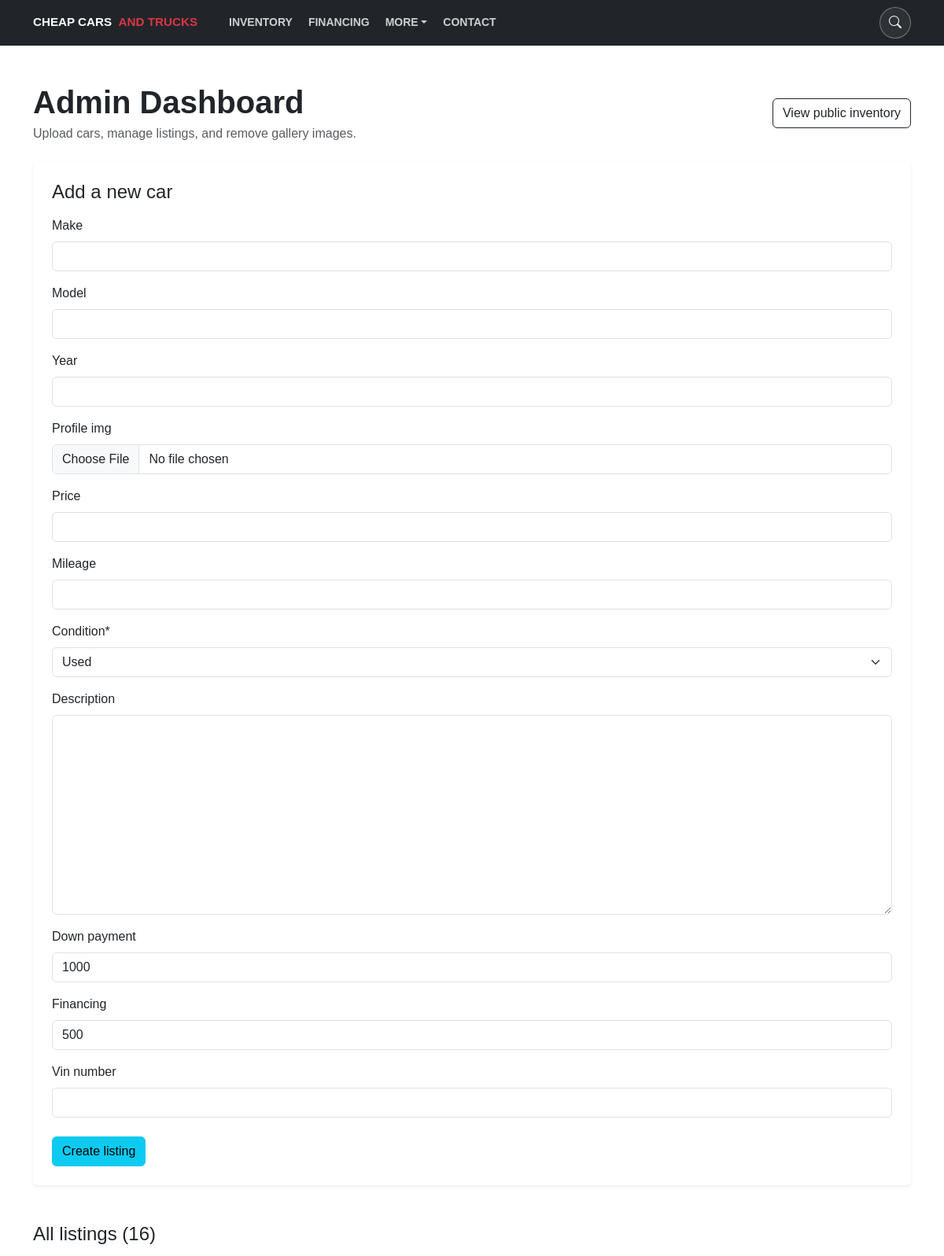
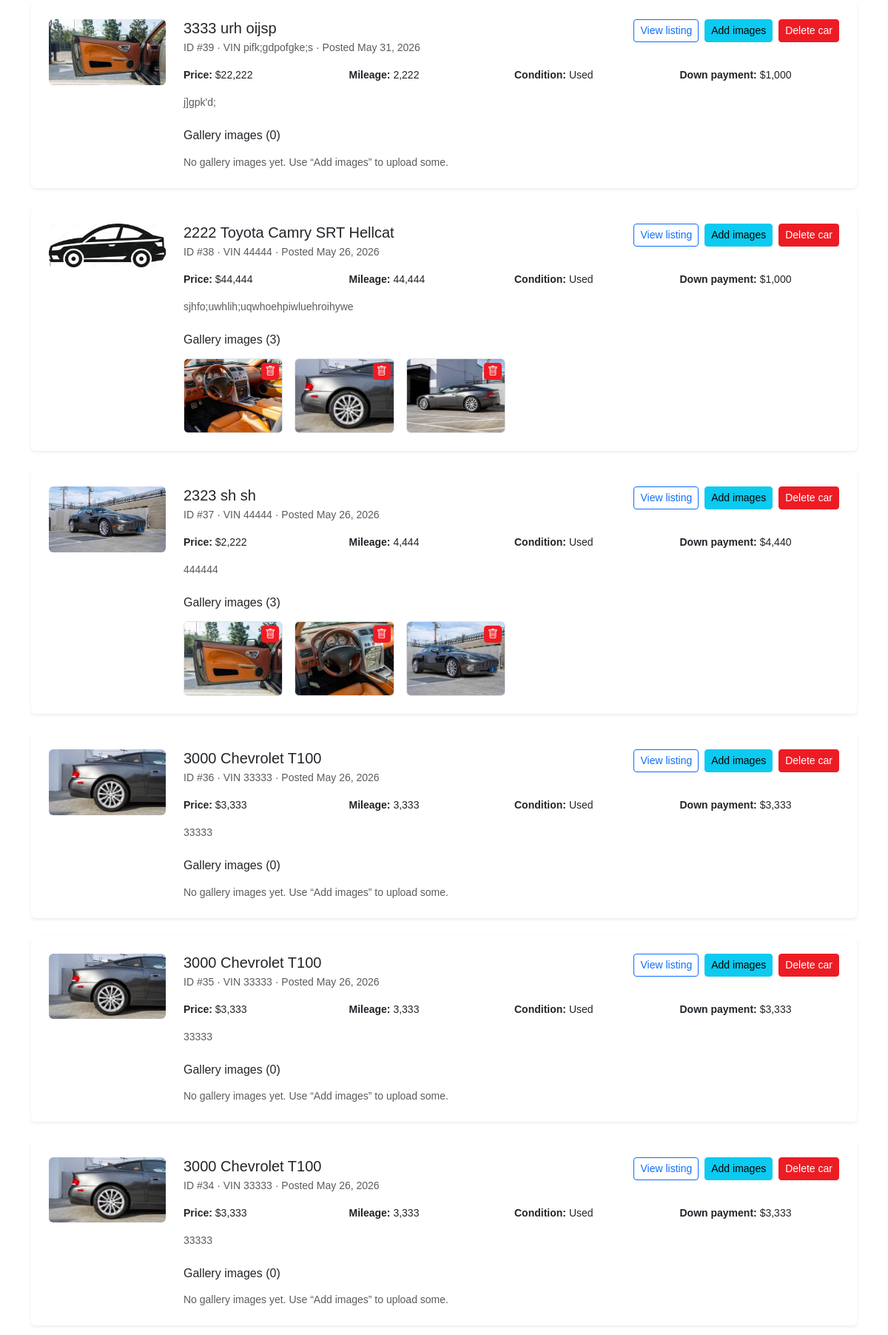
The page /upload-cars (signed in, upper part) on the database its author committed (2 pictures, top to bottom).
### main/models.py (models this page shows, shortened)
class Car(models.Model):
    class ConditionChoices(models.TextChoices):
        USED = "Used", "Used"
        NEW = "New", "New"
    make = models.CharField(max_length=60, blank=True)
    model = models.CharField(max_length=60, blank=True)
    year = models.PositiveIntegerField(null=True, blank=True)
    profile_img = models.ImageField(upload_to="car_pics", null=True, blank=True)
    price = models.DecimalField(max_digits=12, decimal_places=0, null=True, blank=True)
    mileage = models.PositiveIntegerField(null=True, blank=True)
    condition = models.CharField(max_length=5, choices=ConditionChoices, default=ConditionChoices.USED)
    description = models.TextField(blank=True)
    created_at = models.DateTimeField(auto_now_add=True)
    updated_at = models.DateTimeField(auto_now=True)
    down_payment = models.PositiveIntegerField(null=True, blank=True, default=1000)
    financing = models.PositiveIntegerField(null=True, blank=True, default=500)
    vin_number = models.CharField(max_length=100, blank=True)
    class Meta:
        ordering = ["-created_at"]
        indexes = [
            models.Index(fields=["-created_at"], name="car_created_at_idx"),
            models.Index(fields=["make", "model"], name="car_make_model_idx"),
            models.Index(fields=["vin_number"], name="car_vin_number_idx"),
            models.Index(fields=["condition"], name="car_condition_idx"),
        ]

class CarImage(models.Model):
    car = models.ForeignKey(Car, on_delete=models.CASCADE, related_name="images")
    image = models.ImageField(upload_to="car_details_pics")
    sort_order = models.PositiveSmallIntegerField(default=0)
    uploaded_at = models.DateTimeField(auto_now_add=True)
    class Meta:
        ordering = ["sort_order", "id"]
        constraints = [
            models.UniqueConstraint(fields=["car", "sort_order"], name="uniq_car_sort_order")
        ]

### main/views.py (the view, shortened to what this page needs)
# urls.py: path("upload-cars", views.upload_car_form, name="upload_cars"),
@staff_member_required
def upload_car_form(request):
    return render(request, "main/post-cars.html", _admin_dashboard_context())

### main/forms.py
class CarForm(forms.ModelForm):
    class Meta:
        model = models.Car
        fields = ['make', 'model', 'year', 'profile_img', 'price','mileage','condition','description', 'down_payment','financing', 'vin_number']

### main/views.py (called while the page is built)
def _admin_dashboard_context(form=None):
    return {
        "form": form or CarForm(),
        "cars": Car.objects.prefetch_related("images").all(),
    }

### main/templates/main/post-cars.html (shortened to what this page needs)
{% extends 'main/home.html' %}
{% load static %}
{% load crispy_forms_tags %}
{% load l10n %}
{% block body %}
<section class="section light-background py-5">
    <div class="container">
        <div class="d-flex flex-wrap justify-content-between align-items-center gap-3 mb-4">
            <div>
                <h1 class="text-dark mb-1"><strong>Admin Dashboard</strong></h1>
                <p class="text-muted mb-0">Upload cars, manage listings, and remove gallery images.</p>
            </div>
            <a href="{% url 'inventory' %}" class="btn btn-outline-dark">View public inventory</a>
        </div>
        <div class="card shadow-sm border-0 mb-5">
            <div class="card-body p-4">
                <h2 class="h4 text-dark mb-3">Add a new car</h2>
                <form method="post" enctype="multipart/form-data">
                    {{ form|crispy }}
                    <button type="submit" class="btn btn-info mt-2">Create listing</button>
                </form>
            </div>
        </div>
        <h2 class="h4 text-dark mb-3">All listings ({{ cars|length }})</h2>
        {% if cars %}
        <div class="row g-4">
            {% for car in cars %}
            <div class="col-12">
                <div class="card shadow-sm border-0 h-100">
                    <div class="card-body p-4">
                        <div class="row g-4">
                            <div class="col-md-3 col-lg-2">
                                {% if car.profile_img %}
                                <img src="{{ car.profile_img.url }}" class="img-fluid rounded" alt="{{ car.year|unlocalize }} {{ car.make }} {{ car.model }}">
                                {% else %}
                                <img src="{% static 'assets/img/default_profile.jpg' %}" class="img-fluid rounded" alt="No profile image">
                                {% endif %}
                            </div>
                            <div class="col-md-9 col-lg-10">
                                <div class="d-flex flex-wrap justify-content-between align-items-start gap-2 mb-3">
                                    <div>
                                        <h3 class="h5 mb-1">{{ car.year|unlocalize }} {{ car.make }} {{ car.model }}</h3>
                                        <p class="text-muted small mb-0">
                                            ID #{{ car.pk }}
                                            {% if car.vin_number %} · VIN {{ car.vin_number }}{% endif %}
                                            · Posted {{ car.created_at|date:"M j, Y" }}
                                        </p>
                                    </div>
                                    <div class="d-flex flex-wrap gap-2">
                                        <a href="{% url 'car_details' car.pk %}" class="btn btn-sm btn-outline-primary" target="_blank" rel="noopener">View listing</a>
                                        <a href="{% url 'upload_cars_images' car.pk %}" class="btn btn-sm btn-info">Add images</a>
                                        <form method="post" action="{% url 'delete_car' car.pk %}" class="d-inline" onsubmit="return confirm('Delete this car and all of its images?');">
                                            <button type="submit" class="btn btn-sm btn-danger">Delete car</button>
                                        </form>
                                    </div>
                                </div>
                                <div class="row g-2 small text-dark">
                                    <div class="col-sm-6 col-lg-3"><strong>Price:</strong> ${{ car.price }}</div>
                                    <div class="col-sm-6 col-lg-3"><strong>Mileage:</strong> {{ car.mileage }}</div>
                                    <div class="col-sm-6 col-lg-3"><strong>Condition:</strong> {{ car.condition }}</div>
                                    <div class="col-sm-6 col-lg-3"><strong>Down payment:</strong> ${{ car.down_payment }}</div>
                                </div>
                                {% if car.description %}
                                <p class="mt-3 mb-0 small text-muted">{{ car.description|truncatewords:40 }}</p>
                                {% endif %}
                                <div class="mt-4">
                                    <h4 class="h6 text-dark mb-3">Gallery images ({{ car.images.count }})</h4>
                                    {% if car.images.all %}
                                    <div class="row g-3">
                                        {% for image in car.images.all %}
                                        <div class="col-6 col-sm-4 col-md-3 col-lg-2">
                                            <div class="position-relative border rounded overflow-hidden bg-white">
                                                <img src="{{ image.image.url }}" class="img-fluid w-100" style="aspect-ratio: 4/3; object-fit: cover;" alt="Gallery image {{ forloop.counter }}">
                                                <form method="post" action="{% url 'delete_car_image' image.pk %}" class="position-absolute top-0 end-0 m-1" onsubmit="return confirm('Delete this image?');">
                                                    <button type="submit" class="btn btn-danger btn-sm py-0 px-1" title="Delete image" aria-label="Delete image">
                                                        <i class="bi bi-trash"></i>
                                                    </button>
                                                </form>
                                            </div>
                                        </div>
                                        {% endfor %}
                                    </div>
                                    {% else %}
                                    <p class="text-muted small mb-0">No gallery images yet. Use “Add images” to upload some.</p>
                                    {% endif %}
                                </div>
                            </div>
                        </div>
                    </div>
                </div>
            </div>
            {% endfor %}
        </div>
        {% else %}
        <div class="alert alert-secondary">No cars posted yet. Use the form above to add your first listing.</div>
        {% endif %}
    </div>
</section>
{% endblock %}

### main/templates/main/base.html (style rules this page uses)
:root { --brand-red: #ed1c24; --brand-red-dark: #c9151c; --dark-bg: #0d0d0d; --soft-anim: 0.55s ease; }
html { scroll-behavior: smooth; }
body { opacity: 1; animation: pageFadeIn 0.7s ease both; }

### main/templates/main/home.html (style rules this page uses)
body { font-family: Arial, sans-serif; color: #111; background: #fff; }
.btn-danger { background: #ed1c24; border-color: #ed1c24; }

### rows shown on the page
Car: profile_img (picture), year "3333", make "urh", model "oijsp", pk "39", vin_number "pifk;gdpofgke;s", created_at "May 31, 2026", price "22,222", mileage "2,222", condition "Used", down_payment "1,000", description "j]gpk'd;", images.count "0", shows "No gallery images yet. Use “Add images” to upload some."
Car: year "2222", make "Toyota Camry", model "SRT Hellcat", pk "38", vin_number "44444", created_at "May 26, 2026", price "44,444", mileage "44,444", condition "Used", down_payment "1,000", description "sjhfo;uwhlih;uqwhoehpiwluehroihywe", images.count "3"
CarImage: image (picture)
CarImage: image (picture)
CarImage: image (picture)
Car: profile_img (picture), year "2323", make "sh", model "sh", pk "37", vin_number "44444", created_at "May 26, 2026", price "2,222", mileage "4,444", condition "Used", down_payment "4,440", description "444444", images.count "3"
CarImage: image (picture)
CarImage: image (picture)
CarImage: image (picture)
Car: profile_img (picture), year "3000", make "Chevrolet", model "T100", pk "36", vin_number "33333", created_at "May 26, 2026", price "3,333", mileage "3,333", condition "Used", down_payment "3,333", description "33333", images.count "0", shows "No gallery images yet. Use “Add images” to upload some."
Car: profile_img (picture), year "3000", make "Chevrolet", model "T100", pk "35", vin_number "33333", created_at "May 26, 2026", price "3,333", mileage "3,333", condition "Used", down_payment "3,333", description "33333", images.count "0", shows "No gallery images yet. Use “Add images” to upload some."
Car: profile_img (picture), year "3000", make "Chevrolet", model "T100", pk "34", vin_number "33333", created_at "May 26, 2026", price "3,333", mileage "3,333", condition "Used", down_payment "3,333", description "33333", images.count "0", shows "No gallery images yet. Use “Add images” to upload some."

### other values the page prints
{{ cars|length }} "16"
